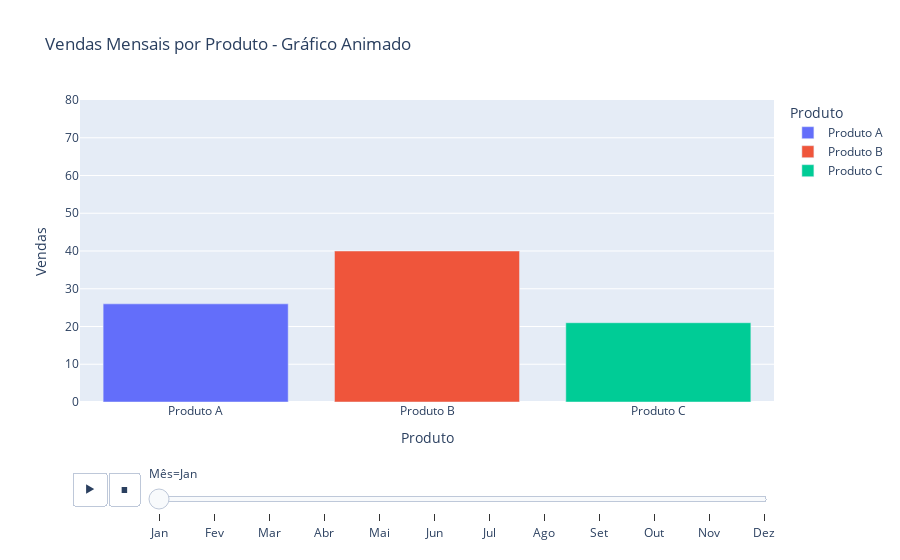

Source (notebook cell):
### Markdown cell above
##### ***Gráfico de barras animado***

### Code cell
# Faz uma cópia do DataFrame original para não alterar os dados iniciais.
df_vendas_animated = df_vendas.copy()

# Adiciona uma coluna chamada "Ordem", que contém a posição de cada mês na lista 'meses'.
# Isso é necessário para garantir que os meses sejam ordenados corretamente na animação.
df_vendas_animated["Ordem"] = df_vendas_animated["Mês"].apply(lambda x: meses.index(x))

# Cria o gráfico de barras animado.
fig_bar_animated = px.bar(
    df_vendas_animated,  # DataFrame contendo os dados de vendas organizados por produto e mês.
    x="Produto",  # Especifica que os produtos serão mostrados no eixo x.
    y="Vendas",  # Especifica que as vendas serão representadas no eixo y.
    color="Produto",  # Diferencia os produtos usando cores distintas.
    animation_frame="Mês",  # Cria uma animação com base nos meses, alterando os valores mostrados por mês.
    title="Vendas Mensais por Produto - Gráfico Animado",  # Define o título do gráfico para exibição.
    range_y=[0, 80]  # Mantém o intervalo do eixo y fixo para evitar alterações durante a animação.
)

# Exibe o gráfico criado.
fig_bar_animated.show()

### Figure 1 — Plotly figure (JSON) as saved in the notebook; plotly's stock layout.template omitted (floating-point values rounded to 4 significant figures)
{"data": [{"alignmentgroup": "True", "hovertemplate": "Produto=%{x}<br>Mês=Jan<br>Vendas=%{y}<extra></extra>", "legendgroup": "Produto A", "marker": {"color": "#636efa", "pattern": {"shape": ""}}, "name": "Produto A", "offsetgroup": "Produto A", "orientation": "v", "showlegend": true, "textposition": "auto", "type": "bar", "x": ["Produto A"], "xaxis": "x", "y": [26], "yaxis": "y"}, {"alignmentgroup": "True", "hovertemplate": "Produto=%{x}<br>Mês=Jan<br>Vendas=%{y}<extra></extra>", "legendgroup": "Produto B", "marker": {"color": "#EF553B", "pattern": {"shape": ""}}, "name": "Produto B", "offsetgroup": "Produto B", "orientation": "v", "showlegend": true, "textposition": "auto", "type": "bar", "x": ["Produto B"], "xaxis": "x", "y": [40], "yaxis": "y"}, {"alignmentgroup": "True", "hovertemplate": "Produto=%{x}<br>Mês=Jan<br>Vendas=%{y}<extra></extra>", "legendgroup": "Produto C", "marker": {"color": "#00cc96", "pattern": {"shape": ""}}, "name": "Produto C", "offsetgroup": "Produto C", "orientation": "v", "showlegend": true, "textposition": "auto", "type": "bar", "x": ["Produto C"], "xaxis": "x", "y": [21], "yaxis": "y"}], "layout": {"barmode": "relative", "legend": {"title": {"text": "Produto"}, "tracegroupgap": 0}, "sliders": [{"active": 0, "currentvalue": {"prefix": "Mês="}, "len": 0.9, "pad": {"b": 10, "t": 60}, "steps": [{"args": [["Jan"], {"frame": {"duration": 0, "redraw": true}, "fromcurrent": true, "mode": "immediate", "transition": {"duration": 0, "easing": "linear"}}], "label": "Jan", "method": "animate"}, {"args": [["Fev"], {"frame": {"duration": 0, "redraw": true}, "fromcurrent": true, "mode": "immediate", "transition": {"duration": 0, "easing": "linear"}}], "label": "Fev", "method": "animate"}, {"args": [["Mar"], {"frame": {"duration": 0, "redraw": true}, "fromcurrent": true, "mode": "immediate", "transition": {"duration": 0, "easing": "linear"}}], "label": "Mar", "method": "animate"}, {"args": [["Abr"], {"frame": {"duration": 0, "redraw": true}, "fromcurrent": true, "mode": "immediate", "transition": {"duration": 0, "easing": "linear"}}], "label": "Abr", "method": "animate"}, {"args": [["Mai"], {"frame": {"duration": 0, "redraw": true}, "fromcurrent": true, "mode": "immediate", "transition": {"duration": 0, "easing": "linear"}}], "label": "Mai", "method": "animate"}, {"args": [["Jun"], {"frame": {"duration": 0, "redraw": true}, "fromcurrent": true, "mode": "immediate", "transition": {"duration": 0, "easing": "linear"}}], "label": "Jun", "method": "animate"}, {"args": [["Jul"], {"frame": {"duration": 0, "redraw": true}, "fromcurrent": true, "mode": "immediate", "transition": {"duration": 0, "easing": "linear"}}], "label": "Jul", "method": "animate"}, {"args": [["Ago"], {"frame": {"duration": 0, "redraw": true}, "fromcurrent": true, "mode": "immediate", "transition": {"duration": 0, "easing": "linear"}}], "label": "Ago", "method": "animate"}, {"args": [["Set"], {"frame": {"duration": 0, "redraw": true}, "fromcurrent": true, "mode": "immediate", "transition": {"duration": 0, "easing": "linear"}}], "label": "Set", "method": "animate"}, {"args": [["Out"], {"frame": {"duration": 0, "redraw": true}, "fromcurrent": true, "mode": "immediate", "transition": {"duration": 0, "easing": "linear"}}], "label": "Out", "method": "animate"}, {"args": [["Nov"], {"frame": {"duration": 0, "redraw": true}, "fromcurrent": true, "mode": "immediate", "transition": {"duration": 0, "easing": "linear"}}], "label": "Nov", "method": "animate"}, {"args": [["Dez"], {"frame": {"duration": 0, "redraw": true}, "fromcurrent": true, "mode": "immediate", "transition": {"duration": 0, "easing": "linear"}}], "label": "Dez", "method": "animate"}], "x": 0.1, "xanchor": "left", "y": 0, "yanchor": "top"}], "title": {"text": "Vendas Mensais por Produto - Gráfico Animado"}, "updatemenus": [{"buttons": [{"args": [null, {"frame": {"duration": 500, "redraw": true}, "fromcurrent": true, "mode": "immediate", "transition": {"duration": 500, "easing": "linear"}}], "label": "&#9654;", "method": "animate"}, {"args": [[null], {"frame": {"duration": 0, "redraw": true}, "fromcurrent": true, "mode": "immediate", "transition": {"duration": 0, "easing": "linear"}}], "label": "&#9724;", "method": "animate"}], "direction": "left", "pad": {"r": 10, "t": 70}, "showactive": false, "type": "buttons", "x": 0.1, "xanchor": "right", "y": 0, "yanchor": "top"}], "xaxis": {"anchor": "y", "categoryarray": ["Produto A", "Produto B", "Produto C"], "categoryorder": "array", "domain": [0, 1], "title": {"text": "Produto"}}, "yaxis": {"anchor": "x", "domain": [0, 1], "range": [0, 80], "title": {"text": "Vendas"}}}}
